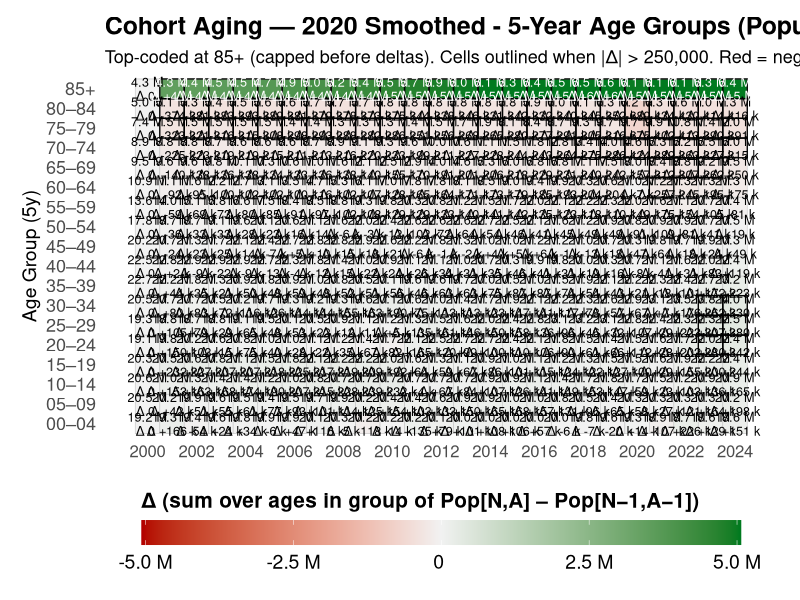
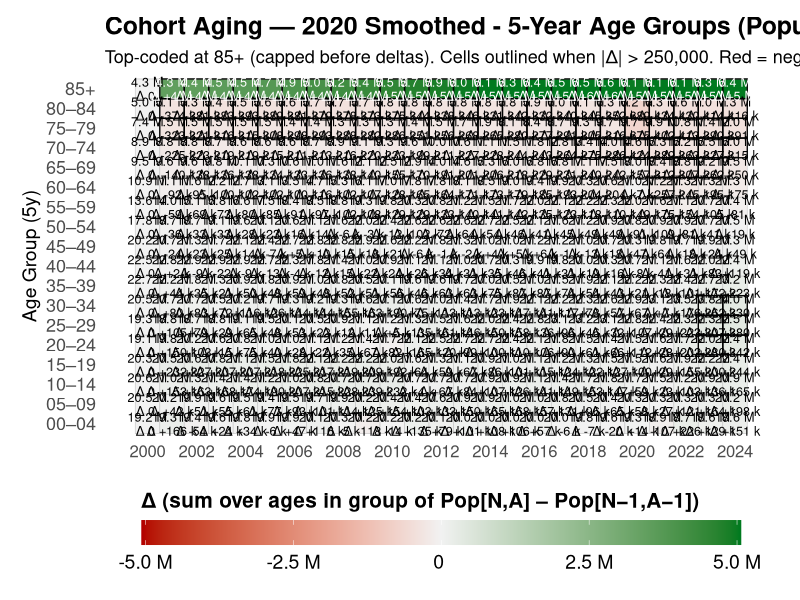

Recreate these plots in R, in order.
###############################################################
## Cohort aging by 5-year age groups (keeps Age 0)
## Δ at year N for a group = sum_A_in_group [ Pop(N,A) - Pop(N-1,A-1) ]
## Source: data/merged_yearly_population_by_age_2020_smoothed.csv
## Requires : smooth_2020_correction.R to run first
###############################################################

suppressPackageStartupMessages({
  library(tidyverse)
  library(kableExtra)
})

# ---- Params ----
HIGHLIGHT_THRESHOLD <- 250000L  # highlight when |Δ| > 50,000

# ---- Load ----
pop <- read_csv("data/merged_yearly_population_by_age_2020_smoothed.csv", show_col_types = FALSE) %>%
  mutate(
    Year = as.integer(Year),
    Age  = as.integer(Age),
    Population = as.numeric(Population)
  ) %>%
  filter(!is.na(Year), !is.na(Age), !is.na(Population))

yrs     <- sort(unique(pop$Year))
max_age <- max(pop$Age, na.rm = TRUE)

# ---- Collapse ages BEFORE deltas: top-code at 85 (≥85 -> 85) ----
AGE_TOP <- 85L  # *** was 89L ***

pop_cap <- pop %>%
  mutate(Age = pmin(Age, AGE_TOP)) %>%
  group_by(Year, Age) %>%
  summarise(Population = sum(Population, na.rm = TRUE), .groups = "drop")

# ---- Cohort deltas on the COLLAPSED series ----
delta_long <- pop_cap %>%
  mutate(Year_prev = Year - 1L, Age_prev = pmax(Age - 1L, 0L)) %>%
  left_join(
    pop_cap %>% transmute(Year_prev = Year, Age_prev = Age, Pop_prev = Population),
    by = c("Year_prev", "Age_prev")
  ) %>%
  transmute(Year, Age, delta = Population - Pop_prev)

# ---- 5-year groups with top bin fixed to 85+ (label it clearly) ----
mk_group5_capped <- function(A) {
  gs <- (A %/% 5) * 5
  gs <- ifelse(gs >= 85, 85, gs)   # force top bin start to 85
  ge <- ifelse(gs == 85, 89, gs + 4)
  sprintf("%02d–%02d", gs, ge)     # this is effectively "85+" when gs==85
}

pop_group_year <- pop_cap %>%
  mutate(grp_start = ifelse(Age >= 85, 85L, (Age %/% 5) * 5L),
         AgeGroup5 = mk_group5_capped(Age)) %>%
  group_by(AgeGroup5, grp_start, Year) %>%
  summarise(Population = sum(Population, na.rm = TRUE), .groups = "drop")

delta_group_year <- delta_long %>%
  mutate(grp_start = ifelse(Age >= 85, 85L, (Age %/% 5) * 5L),
         AgeGroup5 = mk_group5_capped(Age)) %>%
  group_by(AgeGroup5, grp_start, Year) %>%
  summarise(Delta = sum(delta, na.rm = TRUE), .groups = "drop")

suppressPackageStartupMessages({ library(tidyverse) })

# ---- Display params (no math changes) ----
OUT_DIR  <- "visual/pop_aging"
dir.create(OUT_DIR, recursive = TRUE, showWarnings = FALSE)

YEAR_MIN <- min(pop_cap$Year, na.rm = TRUE)
YEAR_MAX <- max(pop_cap$Year, na.rm = TRUE)
year_span <- paste0(YEAR_MIN, "-", YEAR_MAX)

# Merge totals + Δ (keep first year even if Δ is NA)
df5 <- pop_group_year %>%
  left_join(delta_group_year, by = c("AgeGroup5","grp_start","Year")) %>%
  filter(Year >= YEAR_MIN, Year <= YEAR_MAX)

# Order groups youngest → oldest; optionally relabel top bin to "85+"
group_levels <- df5 %>% distinct(AgeGroup5, grp_start) %>% arrange(grp_start) %>% pull(AgeGroup5)
df5 <- df5 %>% mutate(AgeGroup5 = factor(AgeGroup5, levels = group_levels))
levels(df5$AgeGroup5)[levels(df5$AgeGroup5) == "85–89"] <- "85+"

# Compact label formatters (SI suffixes)
fmt_si     <- scales::label_number(accuracy = 0.1, scale_cut = scales::cut_si(""))
fmt_si_int <- scales::label_number(accuracy = 1,   scale_cut = scales::cut_si(""))

# Two-line labels: Population (line 1) + Δ (line 2, signed if present)
df5 <- df5 %>%
  mutate(
    pop_lbl   = fmt_si(Population),
    delta_lbl = ifelse(is.na(Delta), "", paste0(ifelse(Delta > 0, "+", ""), fmt_si_int(Delta))),
    label     = ifelse(delta_lbl == "", pop_lbl, paste0(pop_lbl, "\nΔ ", delta_lbl))
  )

# Clamp for color mapping only (labels use true values)
q98   <- stats::quantile(abs(df5$Delta), 0.98, na.rm = TRUE)
limit <- max(HIGHLIGHT_THRESHOLD, q98, na.rm = TRUE)
df5 <- df5 %>%
  mutate(
    delta_clamped = pmax(pmin(Delta, limit), -limit),
    extreme       = !is.na(Delta) & abs(Delta) > HIGHLIGHT_THRESHOLD
  )

# Legend limits & readable text color per cell
lim <- max(abs(df5$delta_clamped), na.rm = TRUE)
df5 <- df5 %>%
  mutate(text_col = dplyr::case_when(
    is.na(delta_clamped) ~ "black",
    abs(delta_clamped) > 0.55 * lim ~ "white",
    TRUE ~ "black"
  ))

# ---- Plot (legend bottom, white background) ----
p5 <- ggplot(df5, aes(x = Year, y = AgeGroup5, fill = delta_clamped)) +
  geom_tile(color = "grey80", linewidth = 0.25, na.rm = FALSE) +
  geom_tile(
    data = subset(df5, extreme),
    aes(x = Year, y = AgeGroup5),
    fill = NA, color = "black", linewidth = 0.45
  ) +
  geom_text(
    aes(label = label, color = text_col),
    size = 3.2, lineheight = 0.92
    # , family = "Arial Narrow"  # uncomment if installed to fit more text
  ) +
  scale_color_identity() +
  scale_x_continuous(breaks = seq(YEAR_MIN, YEAR_MAX, by = 2)) +
  scale_fill_gradient2(
    name = "Δ (sum over ages in group of Pop[N,A] – Pop[N−1,A−1])",
    low = "#b30000", mid = "#f2f2f2", high = "#007a1f",
    midpoint = 0, limits = c(-lim, lim),
    labels = scales::label_number(scale_cut = scales::cut_si("")),
    na.value = "grey95"
  ) +
  labs(
    title = "Cohort Aging — 2020 Smoothed - 5-Year Age Groups (Population & Δ in cells)",
    subtitle = paste0(
      "Top-coded at 85+ (capped before deltas). Cells outlined when |Δ| > ",
      scales::comma(HIGHLIGHT_THRESHOLD),
      ". Red = negative Δ, Green = positive Δ."
    ),
    x = NULL, y = "Age Group (5y)"
  ) +
  guides(
    fill = guide_colorbar(
      direction = "horizontal",
      title.position = "top",
      barwidth = grid::unit(6, "in"),
      barheight = grid::unit(0.25, "in")
    )
  ) +
  theme_minimal(base_size = 14) +
  theme(
    panel.grid = element_blank(),
    plot.title = element_text(face = "bold", size = 18),
    plot.subtitle = element_text(size = 13),
    axis.text.x = element_text(size = 12),
    axis.text.y = element_text(size = 13),
    legend.position = "bottom",
    legend.direction = "horizontal",
    legend.title = element_text(size = 15, face = "bold"),
    legend.text  = element_text(size = 14),
    legend.key.height = grid::unit(0.9, "cm"),
    legend.key.width  = grid::unit(0.7, "cm"),
    legend.background     = element_rect(fill = "white", color = NA),
    legend.box.background = element_rect(fill = "white", color = NA),
    panel.background      = element_rect(fill = "white", color = NA),
    plot.background       = element_rect(fill = "white", color = NA),
    plot.margin = margin(12, 16, 12, 16)
  )

# ---- Save (wide, print-friendly; white background) ----
ggsave(file.path(OUT_DIR, paste0("cohort_5y_groups_2020smoothed_pop_plus_delta_", year_span, "_wide16x8.pdf")),
       p5, width = 16, height = 8, units = "in", bg = "white")
ggsave(file.path(OUT_DIR, paste0("cohort_5y_groups_2020smoothed_pop_plus_delta_", year_span, "_wide16x8.png")),
       p5, width = 16, height = 8, units = "in", dpi = 300, bg = "white")
